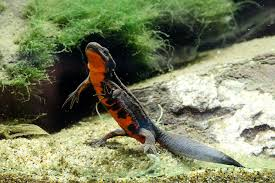
#> input picture src/imori.jpg, 275 x 183 px
$ python 4.py
#> lines starting #> are read from the running program, lines starting #| are printed output that depends on the picture; after the words box and inside, x2 and y2 are one past the last pixel; in counts of white or black regions, pixels touching at a corner belong together
import cv2
import numpy as np
import matplotlib.pyplot as plt

# BGR
img = cv2.imread("imori.jpg")
#> img is the input picture: shape (183, 275, 3); mean B, G, R 97.7, 130.6, 124.1
H, W, _ = img.shape
#> H = 183; W = 275
b = img[:, :, 0].copy()
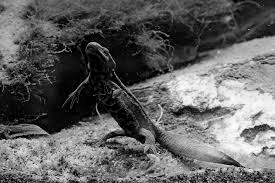
#> b: shape (183, 275); min 0, max 255, mean 97.7
g = img[:, :, 1].copy()
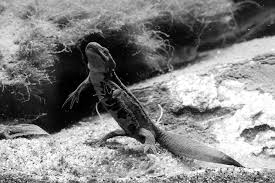
#> g: shape (183, 275); min 0, max 255, mean 130.6
r = img[:, :, 2].copy()
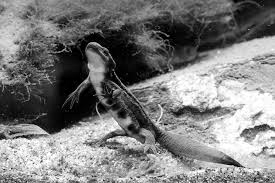
#> r: shape (183, 275); min 0, max 255, mean 124.1

# Gray Scale
out = 0.2126 * r + 0.7152 * g + 0.0722 * b
out = out.astype(np.uint8)

# find threshold with
f_max = 0
f_maxarg = 0
x = np.arange(0,256,1)
y = np.zeros_like(x)
for _t in range(1, 255):
    v0 = out[np.where(out < _t)]
    m0 = np.mean(v0) if len(v0) > 0 else 0
    w0 = len(v0) / (H * W)
    v1 = out[np.where(out >= _t)]
    m1 = np.mean(v1) if len(v1) > 0 else 0
    w1 = len(v1) / (H * W)
    f = w0 * w1 * (m0-m1)**2
    y [_t] = f
    if(f > f_max):
        f_max = f
        f_maxarg = _t
#> this loop made 254 passes
#> (m0, w0, m1, w1, f, f_max) on passes 1 to 12: (0, 0.00612, 127.1, 0.994, 98.33, 98.33), (0.395, 0.0101, 127.6, 0.99, 162.1, 162.1), (0.935, 0.0152, 128.3, 0.985, 243.5, 243.5), (1.38, 0.0194, 128.8, 0.981, 309.6, 309.6), (1.98, 0.0252, 129.6, 0.975, 400.5, 400.5), (2.54, 0.031, 130.3, 0.969, 489.8, 489.8), (3.02, 0.0359, 131, 0.964, 567.3, 567.3), (3.49, 0.0408, 131.6, 0.959, 642.1, 642.1), (4.05, 0.0465, 132.3, 0.953, 730.2, 730.2), (4.63, 0.0528, 133.1, 0.947, 825.6, 825.6), (5.12, 0.058, 133.8, 0.942, 905.8, 905.8), (5.63, 0.0636, 134.6, 0.936, 989.7, 989.7)
#> after the loop, f_max = 4216.9; f_maxarg = 120; y = 256 values, max 4216 at index 119, min 0 at index 0, mean 2848.1
t = f_maxarg
#> t = 120


out[out < t] = 0
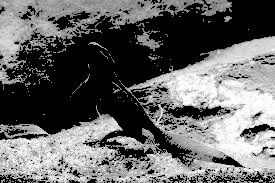
#> out: shape (183, 275); min 0, max 254, mean 102.1
out[out >= t] = 255
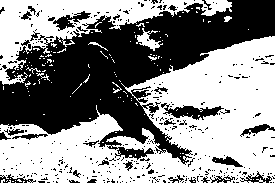
#> out: shape (183, 275); 55.2% white; 359 black regions (328 under 20 px), largest, box (x1, y1, x2, y2) and area: (0, 0, 275, 165) 19211, (161, 103, 224, 120) 484, (53, 11, 91, 31) 283

print(t)
#| 120
plt.plot(x, y)
plt.show()
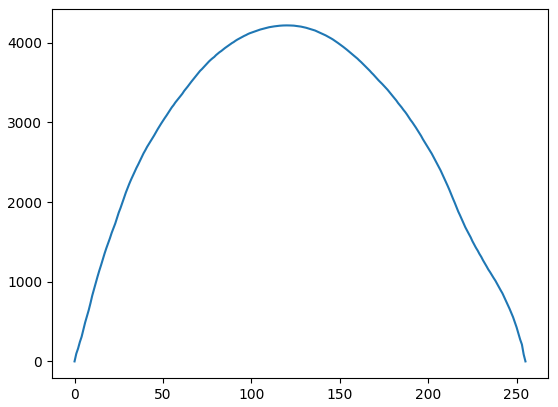
#> figure drawn by matplotlib, 1 panel; curve peaks at x = 119, y = 4216

# cv2.imwrite("imori_out.jpg", out)
cv2.imshow("imori", out)
cv2.waitKey(0)
cv2.destroyAllWindows()
